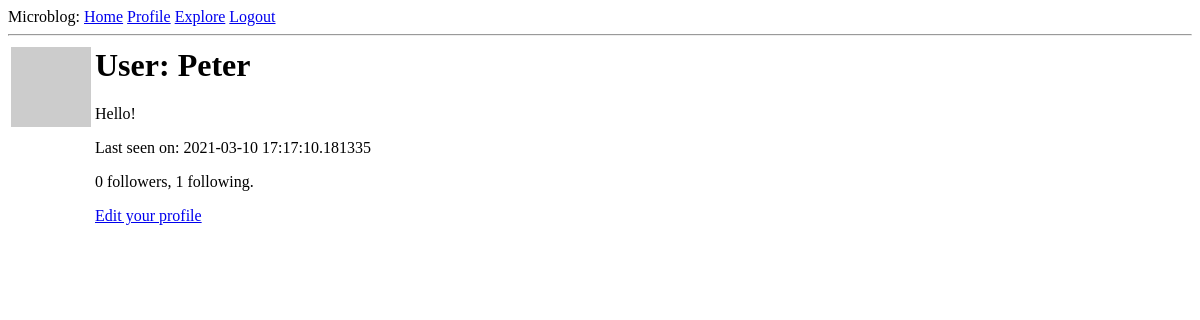
The page /user/Peter (signed in) on the database as committed earlier.
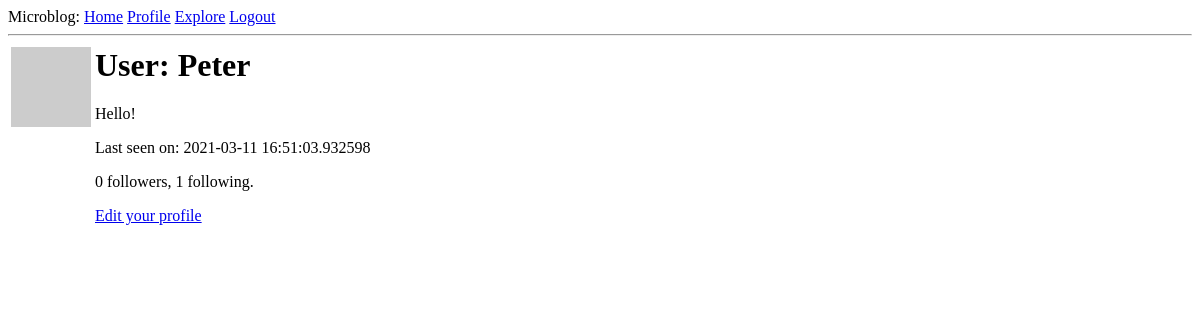
The same page on the database as committed later.
### app/models.py (models this page shows, shortened)
class User(UserMixin, db.Model):
    id = db.Column(db.Integer, primary_key=True)
    username = db.Column(db.String(64), index=True, unique=True)
    email = db.Column(db.String(120), index=True, unique=True)
    password_hash = db.Column(db.String(128))
    posts = db.relationship('Post', backref='author', lazy='dynamic')
    about_me = db.Column(db.String(140))
    last_seen = db.Column(db.DateTime, default=datetime.utcnow)
    followed = db.relationship(
        'User', secondary=followers,
        primaryjoin=(followers.c.follower_id == id),
        secondaryjoin=(followers.c.followed_id == id),
        backref=db.backref('followers', lazy='dynamic'), lazy='dynamic')
    def avatar(self, size):
        digest = md5(self.email.lower().encode('utf-8')).hexdigest()
        return 'https://www.gravatar.com/avatar/{}?d=identicon&s={}'.format(
            digest, size)

### app/routes.py (the view)
@app.route('/user/<username>')
@login_required
def user(username):
    user = User.query.filter_by(username=username).first_or_404()
    posts = [
        {'author': user, 'body': 'Test post #1'},
        {'author': user, 'body': 'Test post #2'}
    ]
    form = EmptyForm()
    return render_template('user.html', user=user, posts=posts, form=form)

### app/models.py (called while the page is built)
@login.user_loader
def load_user(id):
    return User.query.get(int(id))

### app/routes.py (called while the page is built)
@app.before_request
def before_request():
    if current_user.is_authenticated:
        current_user.last_seen = datetime.utcnow()
        db.session.commit()

### app/templates/user.html (shortened to what this page needs)
{% extends "base.html" %}
{% block content %}
    <table>
        <tr valign="top">
            <td><img src="{{ user.avatar(128) }}"></td>
            <td>
                <h1>User: {{ user.username }}</h1>
                {% if user.about_me %}<p>{{ user.about_me }}</p>{% endif %}
                {% if user.last_seen %}<p>Last seen on: {{ user.last_seen }}</p>{% endif %}
                <p>{{ user.followers.count() }} followers, {{ user.followed.count() }} following.</p>
                {% if user == current_user %}
                <p><a href="{{ url_for('edit_profile') }}">Edit your profile</a></p>
                {% endif %}
            </td>
        </tr>
    </table>
{% endblock %}

Rows that differ between the two databases and show on the page:
changed User "Peter": last_seen "2021-03-10 17:17:10.181335" → "2021-03-11 16:51:03.932598"
